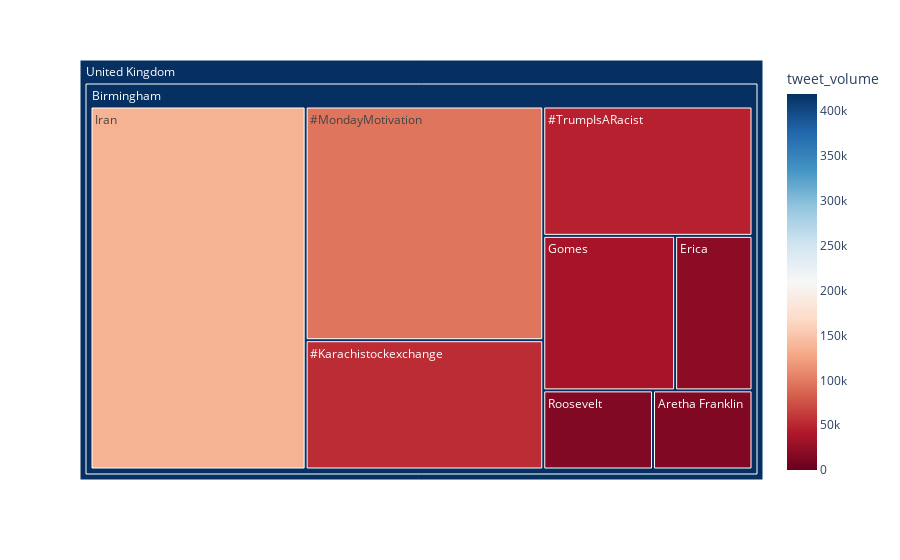

The code cell stored with this chart in its notebook:
### Code cell
import plotly.express as px
# df["world"] = "world" # in order to have a single root node
fig = px.treemap(df_1, 
                 path=['country', 'city', 'name'], 
                 values='tweet_volume',
                  color='tweet_volume',
                  color_continuous_scale='RdBu')
fig.data[0]['hovertemplate']='%{tweet_volume}'
fig.show()

### Figure 1 — Plotly figure (JSON) as saved in the notebook; plotly's stock layout.template omitted (floating-point values rounded to 4 significant figures)
{"data": [{"branchvalues": "total", "customdata": [[0], [0], [0], [0], [0], [0], [0], [0], [0], [53598], [0], [0], [0], [96891], [0], [0], [0], [0], [0], [0], [0], [47221], [0], [0], [0], [0], [0], [0], [0], [0], [0], [13733], [0], [0], [20864], [35554], [0], [0], [136267], [0], [0], [0], [0], [0], [15151], [0], [0], [0], [0], [0], [419279], [419279]], "domain": {"x": [0, 1], "y": [0, 1]}, "hoverlabel": {"namelength": 0}, "hovertemplate": "%{tweet_volume}", "ids": ["United Kingdom/Birmingham/#ASongOrMovieForHomeUtensils", "United Kingdom/Birmingham/#AskIommi", "United Kingdom/Birmingham/#BASEBALLCAPS", "United Kingdom/Birmingham/#COYY", "United Kingdom/Birmingham/#ChildrensArtWeek", "United Kingdom/Birmingham/#DonaldOut", "United Kingdom/Birmingham/#GhostofTsushima", "United Kingdom/Birmingham/#Harryhausen100", "United Kingdom/Birmingham/#JeremyVine", "United Kingdom/Birmingham/#Karachistockexchange", "United Kingdom/Birmingham/#LDReporter", "United Kingdom/Birmingham/#LooseWomen", "United Kingdom/Birmingham/#LuminateVSD20", "United Kingdom/Birmingham/#MondayMotivation", "United Kingdom/Birmingham/#NHSBirthday", "United Kingdom/Birmingham/#Nibbies", "United Kingdom/Birmingham/#SpotlightPride", "United Kingdom/Birmingham/#ThankYouTogether", "United Kingdom/Birmingham/#TheTimeIsNow", "United Kingdom/Birmingham/#TransWomenAreWomen", "United Kingdom/Birmingham/#TrueReadingName", "United Kingdom/Birmingham/#TrumpIsARacist", "United Kingdom/Birmingham/#UofGgrad20", "United Kingdom/Birmingham/#Wimbledon", "United Kingdom/Birmingham/#dominicummimgs", "United Kingdom/Birmingham/#ecommerce", "United Kingdom/Birmingham/#falaaa", "United Kingdom/Birmingham/#herefordhour", "United Kingdom/Birmingham/#leicesterlockdown", "United Kingdom/Birmingham/#talkleadership", "United Kingdom/Birmingham/#wato", "United Kingdom/Birmingham/Aretha Franklin", "United Kingdom/Birmingham/Balogun", "United Kingdom/Birmingham/Craig Gordon", "United Kingdom/Birmingham/Erica", "United Kingdom/Birmingham/Gomes", "United Kingdom/Birmingham/Great Depression", "United Kingdom/Birmingham/Impartial", "United Kingdom/Birmingham/Iran", "United Kingdom/Birmingham/Kris Commons", "United Kingdom/Birmingham/Matt Lucas", "United Kingdom/Birmingham/Mejbri", "United Kingdom/Birmingham/Pipe Bomb", "United Kingdom/Birmingham/Revenge of the Sith", "United Kingdom/Birmingham/Roosevelt", "United Kingdom/Birmingham/SUNMI", "United Kingdom/Birmingham/Times Radio", "United Kingdom/Birmingham/Toffee", "United Kingdom/Birmingham/Worzel Gummidge", "United Kingdom/Birmingham/Yarmouth", "United Kingdom/Birmingham", "United Kingdom"], "labels": ["#ASongOrMovieForHomeUtensils", "#AskIommi", "#BASEBALLCAPS", "#COYY", "#ChildrensArtWeek", "#DonaldOut", "#GhostofTsushima", "#Harryhausen100", "#JeremyVine", "#Karachistockexchange", "#LDReporter", "#LooseWomen", "#LuminateVSD20", "#MondayMotivation", "#NHSBirthday", "#Nibbies", "#SpotlightPride", "#ThankYouTogether", "#TheTimeIsNow", "#TransWomenAreWomen", "#TrueReadingName", "#TrumpIsARacist", "#UofGgrad20", "#Wimbledon", "#dominicummimgs", "#ecommerce", "#falaaa", "#herefordhour", "#leicesterlockdown", "#talkleadership", "#wato", "Aretha Franklin", "Balogun", "Craig Gordon", "Erica", "Gomes", "Great Depression", "Impartial", "Iran", "Kris Commons", "Matt Lucas", "Mejbri", "Pipe Bomb", "Revenge of the Sith", "Roosevelt", "SUNMI", "Times Radio", "Toffee", "Worzel Gummidge", "Yarmouth", "Birmingham", "United Kingdom"], "marker": {"coloraxis": "coloraxis", "colors": [0, 0, 0, 0, 0, 0, 0, 0, 0, 53598, 0, 0, 0, 96891, 0, 0, 0, 0, 0, 0, 0, 47221, 0, 0, 0, 0, 0, 0, 0, 0, 0, 13733, 0, 0, 20864, 35554, 0, 0, 136267, 0, 0, 0, 0, 0, 15151, 0, 0, 0, 0, 0, 419279, 419279]}, "name": "", "parents": ["United Kingdom/Birmingham", "United Kingdom/Birmingham", "United Kingdom/Birmingham", "United Kingdom/Birmingham", "United Kingdom/Birmingham", "United Kingdom/Birmingham", "United Kingdom/Birmingham", "United Kingdom/Birmingham", "United Kingdom/Birmingham", "United Kingdom/Birmingham", "United Kingdom/Birmingham", "United Kingdom/Birmingham", "United Kingdom/Birmingham", "United Kingdom/Birmingham", "United Kingdom/Birmingham", "United Kingdom/Birmingham", "United Kingdom/Birmingham", "United Kingdom/Birmingham", "United Kingdom/Birmingham", "United Kingdom/Birmingham", "United Kingdom/Birmingham", "United Kingdom/Birmingham", "United Kingdom/Birmingham", "United Kingdom/Birmingham", "United Kingdom/Birmingham", "United Kingdom/Birmingham", "United Kingdom/Birmingham", "United Kingdom/Birmingham", "United Kingdom/Birmingham", "United Kingdom/Birmingham", "United Kingdom/Birmingham", "United Kingdom/Birmingham", "United Kingdom/Birmingham", "United Kingdom/Birmingham", "United Kingdom/Birmingham", "United Kingdom/Birmingham", "United Kingdom/Birmingham", "United Kingdom/Birmingham", "United Kingdom/Birmingham", "United Kingdom/Birmingham", "United Kingdom/Birmingham", "United Kingdom/Birmingham", "United Kingdom/Birmingham", "United Kingdom/Birmingham", "United Kingdom/Birmingham", "United Kingdom/Birmingham", "United Kingdom/Birmingham", "United Kingdom/Birmingham", "United Kingdom/Birmingham", "United Kingdom/Birmingham", "United Kingdom", ""], "type": "treemap", "values": [0, 0, 0, 0, 0, 0, 0, 0, 0, 53598, 0, 0, 0, 96891, 0, 0, 0, 0, 0, 0, 0, 47221, 0, 0, 0, 0, 0, 0, 0, 0, 0, 13733, 0, 0, 20864, 35554, 0, 0, 136267, 0, 0, 0, 0, 0, 15151, 0, 0, 0, 0, 0, 419279, 419279]}], "layout": {"autosize": true, "coloraxis": {"colorbar": {"title": {"text": "tweet_volume"}}, "colorscale": [[0, "rgb(103,0,31)"], [0.1, "rgb(178,24,43)"], [0.2, "rgb(214,96,77)"], [0.3, "rgb(244,165,130)"], [0.4, "rgb(253,219,199)"], [0.5, "rgb(247,247,247)"], [0.6, "rgb(209,229,240)"], [0.7, "rgb(146,197,222)"], [0.8, "rgb(67,147,195)"], [0.9, "rgb(33,102,172)"], [1, "rgb(5,48,97)"]]}, "legend": {"tracegroupgap": 0}, "margin": {"t": 60}}}
